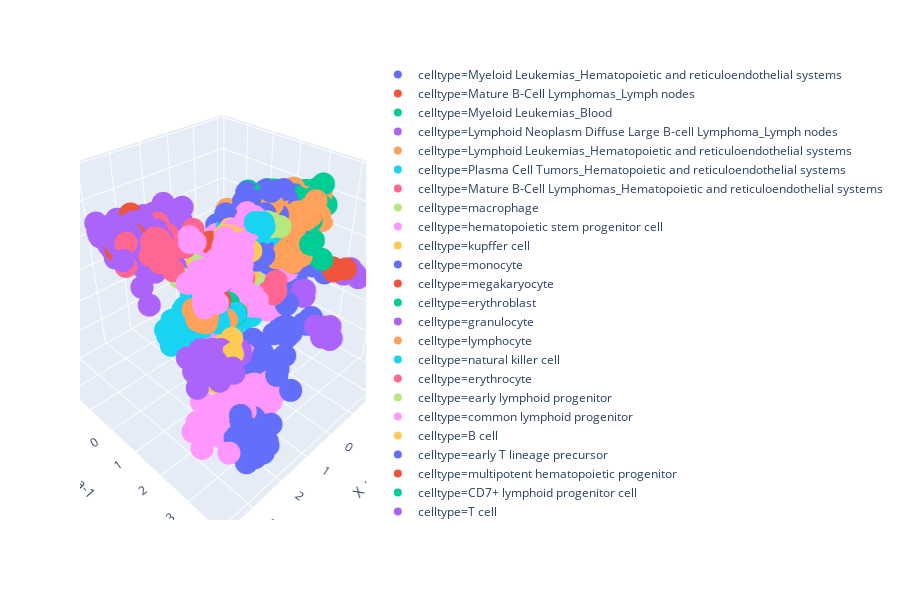

Notebook cell for this chart:
### Code cell
px.scatter_3d(
    plotdf,
#     x="X_pca-0",
    y="X_pca-1",
    z="X_pca-2",
    x="X_pca-3",
    color="celltype",
    hover_data=["celltype", "Platform_Category"]
)
